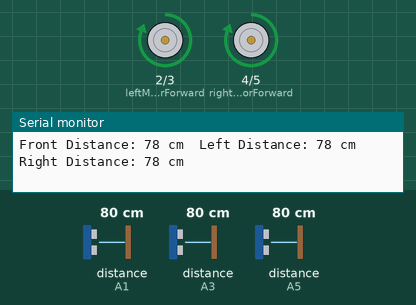
Simulated run of this sketch. Board: Arduino Uno, built with avr-gcc and run on an emulated ATmega328P. Parts: motor-driver pin pairs drawn as motors (green arrow = first pin HIGH = forward, orange = second pin HIGH = backward, longer = more drive), the last lines printed to the serial monitor. Wiring (inferred from the names in the program): 3 × ultrasonic range finder: trigger A0, echo A1 / trigger A2, echo A3 / trigger A4, echo A5. The test bench sets the inputs (shaded band); at power-on: distance to the obstacle (sensors on A1, A3, A5) 80 cm. The echo pulse lasts 58.3 µs per cm.

Above: at 1.2 s.
1.3 s: distance to the obstacle (sensor on A1) set to 22 cm
4.3 s: distance to the obstacle (sensor on A1) set to 18 cm
At 5.0 s:
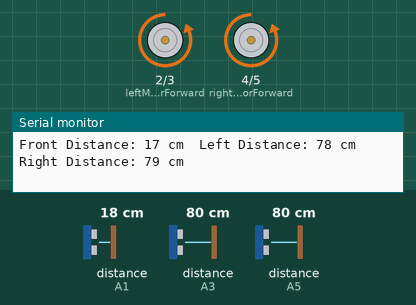
7.3 s: distance to the obstacle (sensor on A3) set to 24 cm
10.3 s: distance to the obstacle (sensor on A3) set to 18 cm
13.3 s: distance to the obstacle (sensor on A1) set to 35 cm
At 13.9 s:
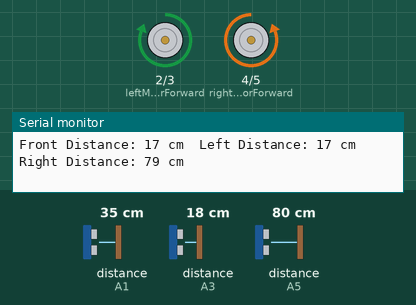
Timing chart, 0 to 16.3 s (numbered marks = the images above; inputs shaded):
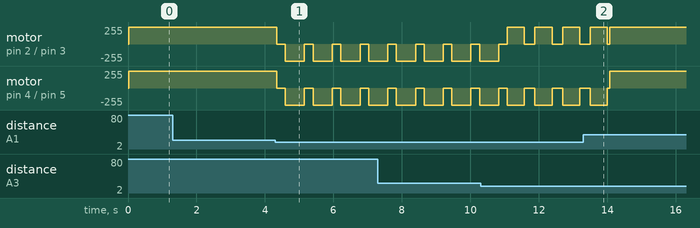

The sketch:

raw_ultrasonic.ino
```cpp
// Motor and sensor pin definitions
const int leftMotorForward = 2;  // Pin for left motor forward
const int leftMotorBackward = 3;  // Pin for left motor backward
const int rightMotorForward = 4;  // Pin for right motor forward
const int rightMotorBackward = 5;  // Pin for right motor backward

const int trigPin = A0;  // Pin for ultrasonic sensor trigger (front)
const int echoPin = A1;  // Pin for ultrasonic sensor echo (front)

const int trigPinL = A2;  // Pin for left ultrasonic sensor trigger
const int echoPinL = A3;  // Pin for left ultrasonic sensor echo

const int trigPinR = A4;  // Pin for right ultrasonic sensor trigger
const int echoPinR = A5;  // Pin for right ultrasonic sensor echo

const int maxDistance = 20;  // Maximum distance to detect obstacles (in cm)

void setup() {
  // Initialize motor control pins
  pinMode(leftMotorForward, OUTPUT);
  pinMode(leftMotorBackward, OUTPUT);
  pinMode(rightMotorForward, OUTPUT);
  pinMode(rightMotorBackward, OUTPUT);

  // Initialize ultrasonic sensor pins
  pinMode(trigPin, OUTPUT);
  pinMode(echoPin, INPUT);
  pinMode(trigPinR, OUTPUT);
  pinMode(echoPinR, INPUT);
  pinMode(trigPinL, OUTPUT);
  pinMode(echoPinL, INPUT);

  // Start serial communication
  Serial.begin(9600);
}

void loop() {
  int distanceR = readDistance(trigPinR, echoPinR);
  int distanceL = readDistance(trigPinL, echoPinL);
  int distance = readDistance(trigPin, echoPin);

  // Print distances to Serial Monitor
  Serial.print("Front Distance: ");
  Serial.print(distance);
  Serial.print(" cm\t");

  Serial.print("Left Distance: ");
  Serial.print(distanceL);
  Serial.print(" cm\t");

  Serial.print("Right Distance: ");
  Serial.print(distanceR);
  Serial.println(" cm");

  if (distance < maxDistance) {
    // Obstacle detected, stop and turn
    stopMotors();
    delay(250);

    if (distanceL < maxDistance && distanceR < maxDistance) {
      // Obstacle detected on both sides, move backward
      moveBackward();
      delay(500);
    } else if (distanceL < maxDistance) {
      // Obstacle detected on the left, turn right
      turnRight();
    } else if (distanceR < maxDistance) {
      // Obstacle detected on the right, turn left
      turnLeft();
    } else {
      // No clear direction to turn, try moving backward
      moveBackward();
      delay(500);
    }
  } else {
    // No obstacle, move forward
    moveForward();
  }
  delay(50);
}

int readDistance(int trigPin, int echoPin) {
  digitalWrite(trigPin, LOW);
  delayMicroseconds(2);
  digitalWrite(trigPin, HIGH);
  delayMicroseconds(10);
  digitalWrite(trigPin, LOW);
  int duration = pulseIn(echoPin, HIGH);
  int distance = duration * 0.034 / 2;
  return distance;
}

void stopMotors() {
  digitalWrite(leftMotorForward, LOW);
  digitalWrite(leftMotorBackward, LOW);
  digitalWrite(rightMotorForward, LOW);
  digitalWrite(rightMotorBackward, LOW);
}

void moveForward() {
  digitalWrite(leftMotorForward, HIGH);
  digitalWrite(leftMotorBackward, LOW);
  digitalWrite(rightMotorForward, HIGH);
  digitalWrite(rightMotorBackward, LOW);
}

void moveBackward() {
  digitalWrite(leftMotorForward, LOW);
  digitalWrite(leftMotorBackward, HIGH);
  digitalWrite(rightMotorForward, LOW);
  digitalWrite(rightMotorBackward, HIGH);
}

void turnLeft() {
  // Turn left by moving right motor forward and left motor backward
  digitalWrite(leftMotorForward, LOW);
  digitalWrite(leftMotorBackward, HIGH);
  digitalWrite(rightMotorForward, HIGH);
  digitalWrite(rightMotorBackward, LOW);
  delay(500); // Adjust delay to control turn angle
  stopMotors();
}

void turnRight() {
  // Turn right by moving left motor forward and right motor backward
  digitalWrite(leftMotorForward, HIGH);
  digitalWrite(leftMotorBackward, LOW);
  digitalWrite(rightMotorForward, LOW);
  digitalWrite(rightMotorBackward, HIGH);
  delay(500); // Adjust delay to control turn angle
  stopMotors();
}
```

Measured:
- the behaviour switches between 21 and 20 cm on distance to the obstacle (sensor on A1) (found by bisection; images 0 and 1)
- after the input at 4.3 s, motor on pin 2 (leftMotorForward) / pin 3 (leftMotorBackward), motor on pin 4 (rightMotorForward) / pin 5 (rightMotorBackward): alternates backward 255/255 for 0.56 s and stopped for 0.25 s, starting at once
